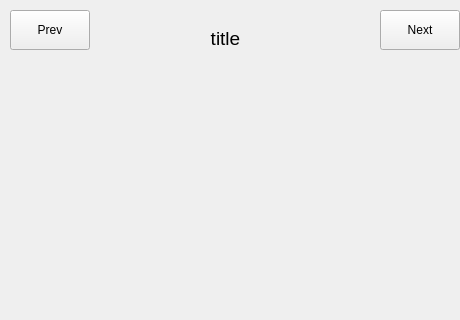
<?xml version="1.0" encoding="UTF-8"?>
<ui version="4.0">
 <class>ESAWidget</class>
 <widget class="QWidget" name="ESAWidget">
  <property name="geometry">
   <rect>
    <x>0</x>
    <y>0</y>
    <width>460</width>
    <height>320</height>
   </rect>
  </property>
  <property name="windowTitle">
   <string>ESAWidget</string>
  </property>
  <widget class="QLabel" name="labelTitle">
   <property name="geometry">
    <rect>
     <x>140</x>
     <y>30</y>
     <width>171</width>
     <height>16</height>
    </rect>
   </property>
   <property name="font">
    <font>
     <pointsize>14</pointsize>
    </font>
   </property>
   <property name="text">
    <string>title</string>
   </property>
   <property name="alignment">
    <set>Qt::AlignCenter</set>
   </property>
  </widget>
  <widget class="QPushButton" name="pushButtonNext">
   <property name="geometry">
    <rect>
     <x>380</x>
     <y>10</y>
     <width>80</width>
     <height>40</height>
    </rect>
   </property>
   <property name="minimumSize">
    <size>
     <width>80</width>
     <height>40</height>
    </size>
   </property>
   <property name="text">
    <string>Next</string>
   </property>
  </widget>
  <widget class="QPushButton" name="pushButtonPrev">
   <property name="geometry">
    <rect>
     <x>10</x>
     <y>10</y>
     <width>80</width>
     <height>40</height>
    </rect>
   </property>
   <property name="minimumSize">
    <size>
     <width>80</width>
     <height>40</height>
    </size>
   </property>
   <property name="text">
    <string>Prev</string>
   </property>
  </widget>
 </widget>
 <layoutdefault spacing="6" margin="11"/>
 <resources/>
 <connections/>
</ui>
